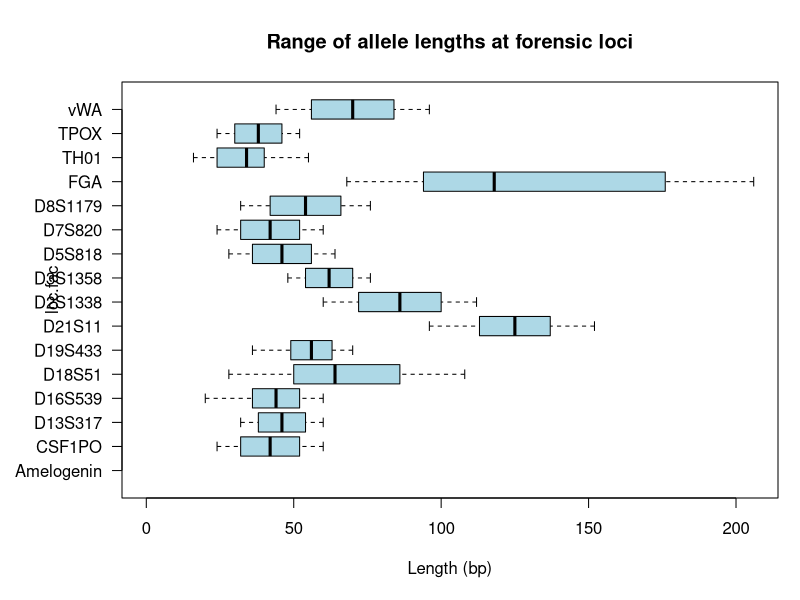

Reproduce this figure in R.
library(seqinr)


### Name: al2bp
### Title: To Convert a forensic microsatellite allele name into its length
###   in base pairs
### Aliases: al2bp

### ** Examples

#
#   Quality check and examples:
#
stopifnot( al2bp("9") == 36 )   # 9 repeats of a tetranucleotide is 36 bp
stopifnot( al2bp(9) == 36 )      # also OK with numerical argument
stopifnot( al2bp(9, 5) == 45 )  # 9 repeats of a pentanucleotide is 45 bp
stopifnot( al2bp("9.3") == 39 ) # microvariant case
stopifnot( is.na(al2bp("<8")) )   # off ladder case 
stopifnot( is.na(al2bp(">19")) ) # off ladder case
stopifnot( is.na(al2bp("X")) )     # non STR case
#
# Application to the alleles names in the identifiler data set where all loci are 
# tetranucleotide repeats:
#
data(identifiler)
al.names <- unlist(identifiler)
al.length <- sapply(al.names, al2bp)
loc.names <- unlist(lapply(identifiler, names))
loc.nall  <-unlist(lapply(identifiler, function(x) lapply(x,length)))
loc.fac <- factor(rep(loc.names, loc.nall))
par(lend = "butt", mar = c(5,6,4,1)+0.1)
boxplot(al.length~loc.fac, las = 1, col = "lightblue",
  horizontal = TRUE, main = "Range of allele lengths at forensic loci",
  xlab = "Length (bp)", ylim = c(0, max(al.length, na.rm = TRUE)))
